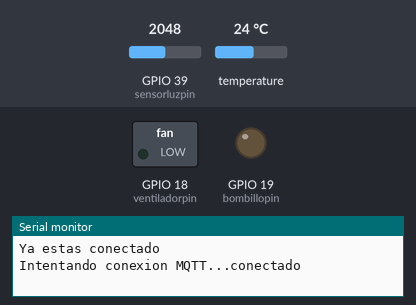
Recording of a program running on a simulated ESP32. On the bench: switched loads named in the program (green lamp = pin HIGH), output pins drawn as LEDs (lit = HIGH), the last lines printed to the serial monitor. The test bench sets the inputs (shaded band); at power-on: GPIO 39 (sensorluzpin) = 2048, temperature 24 °C (analog values on the 0–4095 scale). WiFi joins after 1.5 s; servers stay silent unless stated; random numbers use the default seed unless the program sets one; no MQTT or app messages arrive unless stated.

Above: at 2.7 s.
2.8 s: GPIO 39 (sensorluzpin) set to 428
7.2 s: GPIO 39 (sensorluzpin) set to 378
At 12.2 s:
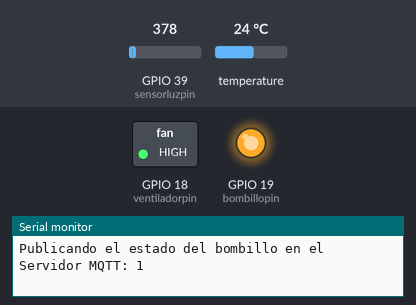
12.5 s: temperature set to 22.8 °C
At 15.5 s:
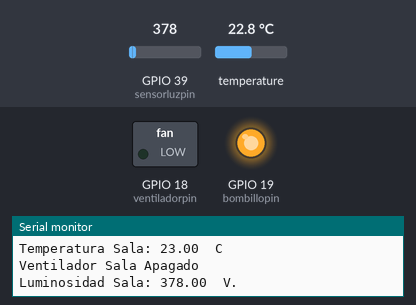
19.5 s: temperature set to 28 °C
At 20.5 s:
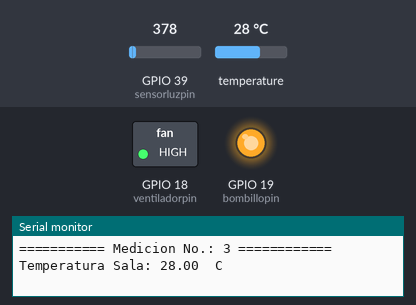
Timing chart, 0 to 22.5 s (numbered marks = the images above; inputs shaded):
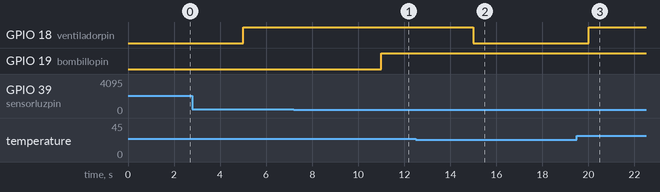

Measured:
- the behaviour switches between 400 and 399 on GPIO 39 (sensorluzpin) (found by bisection; images 0 and 1)
- the behaviour switches between 23.5 and 23.4 °C on temperature (found by bisection; images 1 and 2)
- after the input at 7.2 s, GPIO 19 (bombillopin): LOW → HIGH after 3.8 s
- after the input at 12.5 s, GPIO 18 (ventiladorpin): HIGH → LOW after 2.5 s
- after the input at 19.5 s, GPIO 18 (ventiladorpin): LOW → HIGH after 0.51 s

The program:

main.cpp
```cpp
// Este sketch se ha desarrollado para activar el bombillo a partir del umbral
// tambien el ventilador cuando la temperatura suba por encima de cierto umbral
// Comunicaciones: Utiliza ThingSpeak para las telecomunicaciones con ESP8266 - Entorno Arduino
// Tambien se ha modificado para encapsular las funcionalidades anadidas en cada nuevo taller
#include "Arduino.h"
#include <IoTdeviceLib.h>       // Libreria con funciones de sensor - actuador
//#include <IoTcomLib.h>          // Libreria con funciones de comunicacion del dispositivo
#include <DNSServer.h>          // Es necesario instalar la libreria EspSoftwareSerial y Wifimanager
#include <WiFiManager.h>
#include <PubSubClient.h>

// Entradas digitales del ESP 32
const int bombillopin = 19;     // Simulado con un led azul
const int ventiladorpin = 18;   // Simulado con un led rojo
const int temperaturapin = 26;  // Temperatura TMP36

// Entradas Analogas del ESP 32
const int potenciometro = 34;   // Poteciometro para ejemplo PWM
const int sensorluzpin = 39;    // Fotocelda

// Variables Globales
int umbralLuz = 400;                                // Umbral en el cual se enciende el bombillo
int umbralTemperatura = 23;                         // Umbral en el cual se enciende el ventilador
float luminosidad;                                  // Toma el valor en voltaje
float temperatura;                                  // Toma el valor en grados
boolean estadoventilador = false;                   // false = apagado
boolean estadobombillo = false;                     // false = apagado
int nummedicion = 0;                                // Consecutivo de observacion hecha
const unsigned long postingInterval = 5L * 1000L;  // Cada cuanto se envia a ThingSpeak
unsigned long lastConnectionTime = 0;               // Para controlar el tiempo de generar nueva medicion
long lastUpdateTime = 0;                            // Momento de la ultima actualizacion

// Automatico o Manual (AppWeb)
bool lightManual = false;
bool fanManual = false;

// Parametros MQTT
WiFiClient espClient;
PubSubClient client(espClient);
char msg[50];

// Broker MQTT
const char* mqtt_server = "broker.hivemq.com";

int pinUp = bombillopin;            // Topico para el bombillo: up
int pinCircle = ventiladorpin;      // Topico para el ventilador: circle

void callback(char* topic, byte* payload, unsigned int length) {
  Serial.print("Mensaje recibido [");
  Serial.print(topic);
  Serial.print("] ");

  String message;
  for (unsigned int i = 0; i < length; i++) {
    message += (char)payload[i];
  }
  Serial.println(message);

  String t = String(topic);

  // Actuadores: se encienden/apagan segun el payload
  if (t == "up" || t == "circle") {
    int selectedPin = (t == "up") ? pinUp : pinCircle;
    bool turnOn = (message == "1");  // Mensaje "1" => activar
    digitalWrite(selectedPin, turnOn ? HIGH : LOW);
    Serial.print((t == "up") ? "Bombillo" : "Ventilador");
    Serial.println(turnOn ? " ON" : " OFF");

    if (t == "up") {
      lightManual = true;
      estadobombillo = turnOn;
    } else {
      fanManual = true;
      estadoventilador = turnOn;
    }
    return;
  }

  // Ajuste de umbrales: subir o bajar segun el payload
  if (t == "down") {
    int delta = 5;
    umbralTemperatura += (message == "0") ? -delta : delta;
    Serial.print("Nuevo umbral de temperatura: ");
    Serial.println(umbralTemperatura);
    fanManual = false;  // volver a automatico al cambiar umbral
    // aplicar logica automatica inmediatamente
    estadoventilador = UmbralMayorDeSensorActuador(temperatura, umbralTemperatura, ventiladorpin);
    return;
  }

  if (t == "closefar") {
    int delta = 50;
    umbralLuz += (message == "0") ? -delta : delta;
    Serial.print("Nuevo umbral de luz: ");
    Serial.println(umbralLuz);
    lightManual = false;  // volver a automatico al cambiar umbral
    // aplicar logica automatica inmediatamente
    estadobombillo = UmbralMenorDeSensorActuador(luminosidad, umbralLuz, bombillopin);
    return;
  }

  Serial.println("Topico no reconocido");
}

void reconnect() {
  // Loop hasta reconectar
  while (!client.connected()) {
    Serial.print("Intentando conexion MQTT...");
    String clientId = "ESP32Client-";
    clientId += String(random(0xffff), HEX);
    if (client.connect(clientId.c_str())) {
      Serial.println("conectado");
      if (temperatura > 0) {
        snprintf(msg, 75, "%f", temperatura);
        client.publish("temperaturaSalida", msg);
        Serial.println("enviando...");
        Serial.println(msg);
      }
      // Suscripcion a topicos
      client.subscribe("accionLed");
      client.subscribe("up");
      client.subscribe("circle");
      client.subscribe("down");
      client.subscribe("closefar");
    } else {
      Serial.print("failed, rc=");
      Serial.print(client.state());
      Serial.println(" try again in 5 seconds");
      delay(5000);
    }
  }
}

// Metodo cliente para controlar los eventos R1 y R2
void setup() {
  Serial.begin(115200);

  // Resolucion de los puertos ADC
  analogReadResolution(12);
  analogSetPinAttenuation(sensorluzpin, ADC_11db); // Rango ~0-3.3V

  // Conectar y configurar desde el celular
  WiFiManager wifiManager;
  wifiManager.autoConnect("ESP8266Temp");

  Serial.println("Ya estas conectado");

  // Establecer los modos de los puertos
  pinMode(sensorluzpin, INPUT);
  pinMode(bombillopin, OUTPUT);
  pinMode(ventiladorpin, OUTPUT);
  pinMode(temperaturapin, INPUT);

  // Inicializar el canal MQTT
  client.setServer(mqtt_server, 1883);
  client.setCallback(callback);
}

void loop() {
  // Conectarse al servidor MQTT
  if (!client.connected()) {
    reconnect();
  }
  client.loop();

  // Solamente actualiza si el tiempo de publicacion es excedido
  if (millis() - lastUpdateTime >= postingInterval) {
    lastUpdateTime = millis();

    // Leer sensores
    temperatura = LeerTemperatura(temperaturapin, dht, 3.3);
    luminosidad = LeerLuminosidad(sensorluzpin);

    // Imprimir valores sensores y actuadores
    Serial.print("=========== Medicion No.: ");
    Serial.print(nummedicion++);
    Serial.println(" ============");
    ImprimirValorSensor(temperatura, "Temperatura Sala", " C ");

    // Control ventilador
    if (!fanManual) {
      estadoventilador = UmbralMayorDeSensorActuador(temperatura, umbralTemperatura, ventiladorpin);
    } else {
      estadoventilador = digitalRead(ventiladorpin);
    }
    ImprimirEstadoActuador(ventiladorpin, "Ventilador Sala");

    ImprimirValorSensor(luminosidad, "Luminosidad Sala", " V. ");

    // Control bombillo
    if (!lightManual) {
      estadobombillo = UmbralMenorDeSensorActuador(luminosidad, umbralLuz, bombillopin);
    } else {
      estadobombillo = digitalRead(bombillopin);
    }
    ImprimirEstadoActuador(bombillopin, "Bobillo Sala");
    Serial.print("Umbral luz: ");
    Serial.print(umbralLuz);
    Serial.print(" | Umbral temp: ");
    Serial.println(umbralTemperatura);
    Serial.print("Modo bombillo: ");
    Serial.println(lightManual ? "Manual" : "Automatico");
    Serial.print("Modo ventilador: ");
    Serial.println(fanManual ? "Manual" : "Automatico");
    Serial.println("========================================");

    // Enviar los datos al servidor MQTT
    snprintf(msg, 75, "%f", temperatura);
    Serial.print("Publicando temperatura en el Servidor MQTT: ");
    Serial.println(msg);
    client.publish("temperaturaSalida", msg);

    snprintf(msg, 75, "%i", estadoventilador);
    Serial.print("Publicando el estado del ventilador en el Servidor MQTT: ");
    Serial.println(msg);
    client.publish("ventiladorSalida", msg);

    snprintf(msg, 75, "%f", luminosidad);
    Serial.print("Publicando la luminosidad en el Servidor MQTT: ");
    Serial.println(msg);
    client.publish("luminosidadSalida", msg);

    snprintf(msg, 75, "%i", estadobombillo);
    Serial.print("Publicando el estado del bombillo en el Servidor MQTT: ");
    Serial.println(msg);
    client.publish("bombilloSalida", msg);
  }
}
```
